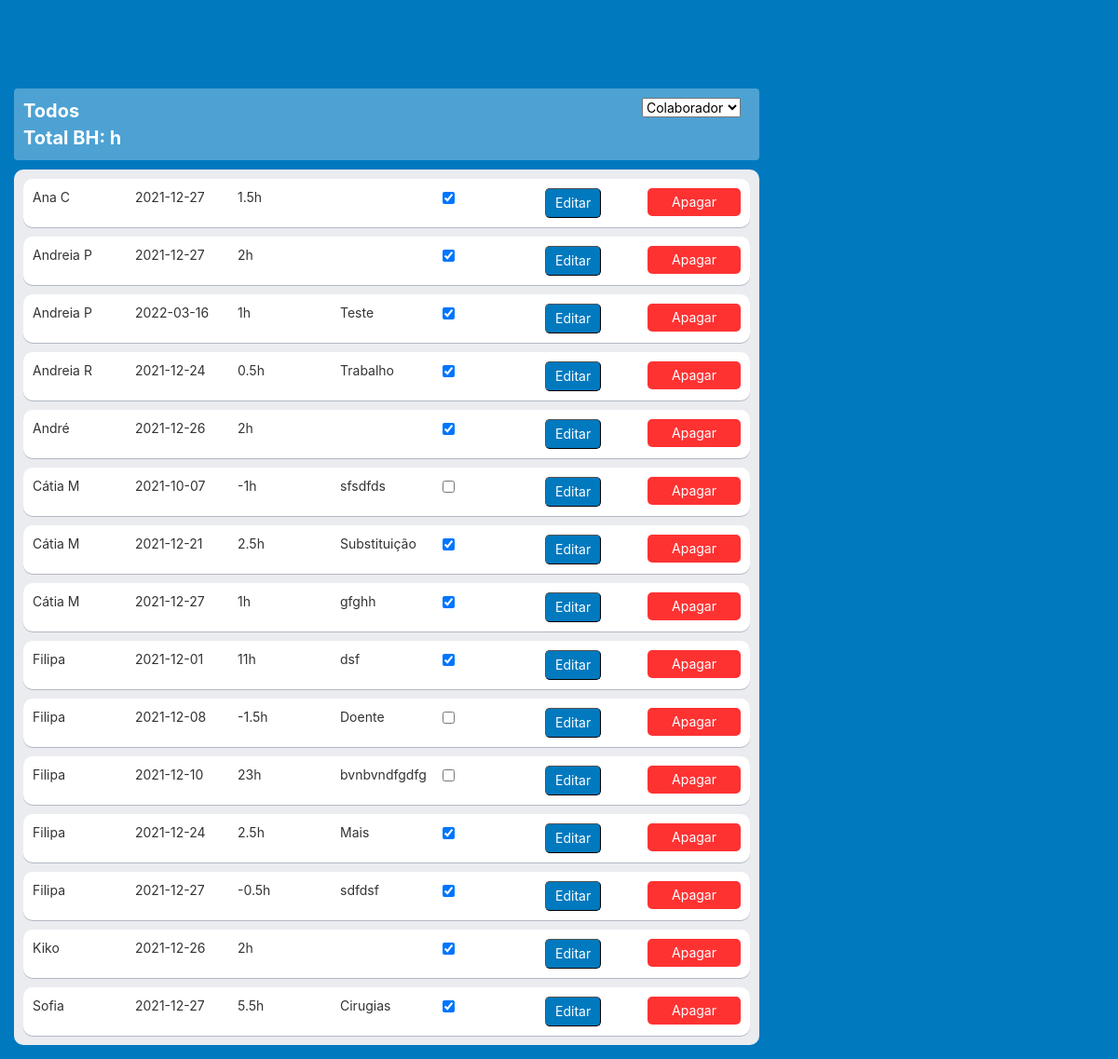
/banco_horas, run on an earlier commit of the app's database.
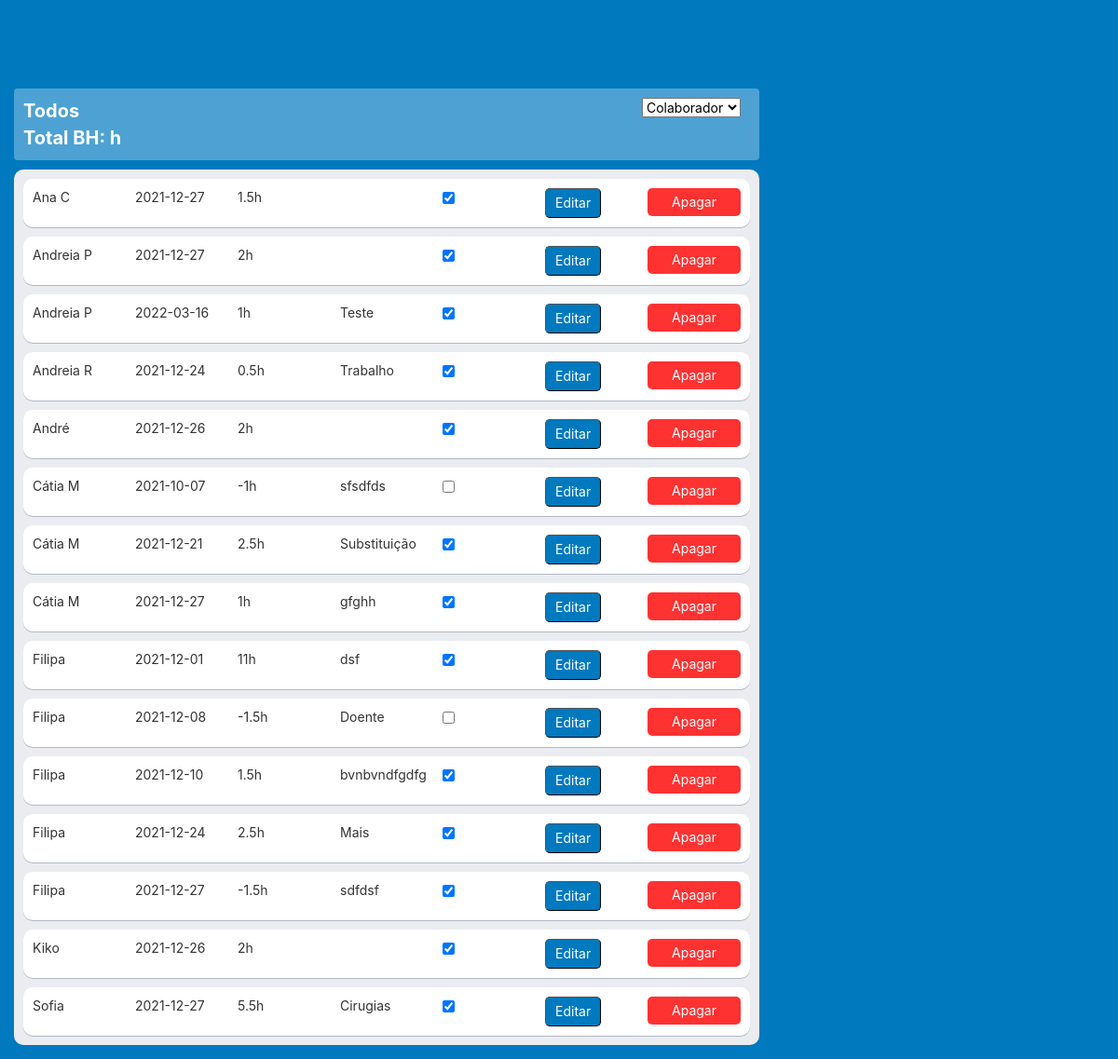
And on a later commit of the database.
### bh_db.py (models this page shows)
class BH(Model):
    worker_id = ForeignKeyField(Worker, backref='bh')
    data_pedido = DateField()
    data = DateField()
    duration = TimeField()
    desc = CharField()
    approved = BooleanField()
    class Meta:
        database = db
        table_name = bh_tbl
        order_by = ('data',)

class Worker(Model):
    name = CharField(unique=True)
    department = CharField()
    active = BooleanField()
    class Meta:
        database = db
        table_name = workers_tbl

### main.py (the view, shortened to what this page needs)
@app.route('/banco_horas', methods=['GET', 'POST'])
def bancohoras_list():
    workers_ = bh_db.get_dep_workers_list(False)
    if request.method == 'GET':
        worker_name_ = 'Todos'
        entradas_, soma_, soma_approved_ = bh_db.get_bh_all()
        return render_template('bh_list.html', entradas=entradas_, worker_name=worker_name_, workers=workers_, is_admin=is_admin)

### bh_db.py (called while the page is built)
def get_dep_workers_list(active_):
    if active_:
        return Worker.select().where(Worker.active == active_).order_by(Worker.name)
    else:
        return Worker.select().order_by(Worker.name)

def get_bh_all():
    soma = BH.select(fn.SUM(BH.duration)).scalar()
    soma_approved = BH.select(fn.SUM(BH.duration)).where(BH.approved == 1).scalar()
    if soma_approved is None:
        soma_approved = 0
    return BH.select(BH, Worker).join(Worker).order_by(Worker.name, BH.data), soma, soma_approved

### templates/bh_list.html (shortened to what this page needs)
{% extends 'base.html' %}
{% block content %}
<br/><br/>
<div class="board">
    <div class="board-header">
        <div class="left">
            <div class="board-header-text">
                <div class="list-title">
                    {{ worker_name }}
                    <br>Total BH: <div id="total" style="display:inline;">{{ soma_approved }}h
                </div>
            </div>
            </div>
        </div>
        <div class="right">
            <form action="" method="POST" id="banco">
                <select id="workers" name="workers" onchange="this.form.submit()" required>
                    <option value="" disabled selected hidden>Colaborador</option>
                </select>
            </form>
        </div>
    </div>
    <div class="board-lists-home">
        <div class="board-list">
            {% if entradas!=None %}
            {% for item in entradas %}
            <div class="card-bh-list" id="card_{{ item.id }}">
                <div>
                    {{ item.worker_id.name }}
                </div>
                <div>
                    {{ item.data }}
                </div>
                <div>
                    {{ item.duration }}h
                </div>
                <div>
                    {{ item.desc }}
                </div>
                <div>
                    <input type="checkbox" id="approved_{{ item.id }}" onchange="checkClick({{ item.id }}, '{{ worker_name }}')"
                           {% if item.approved %} checked{% endif %}>
                </div>
                <div id="button_submit_{{ item.id }}">
                    <button class="button_submit" onclick="showHide('edit_card_{{ item.id }}', 'card_{{ item.id }}')">Editar</button>
                </div>
                <div>
                    <div class="button_delete">Apagar</div>
                </div>
            </div>
            {% endfor %}
            {% endif %}
        </div>
    </div>
</div>
{% endblock %}

What changed in the data, as far as the page shows it:
changed BH "bvnbvndfgdfg": duration "23" → "1.5"; approved "☐" → "☑"
changed BH "sdfdsf": duration "-0.5" → "-1.5"
